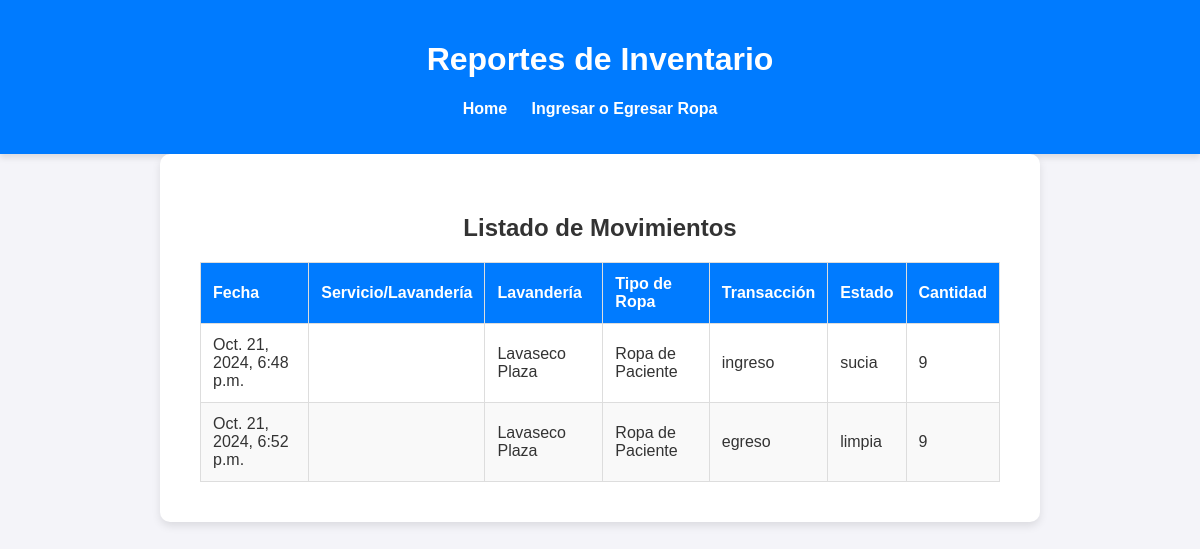
/reportes, run on an earlier commit of the app's database.
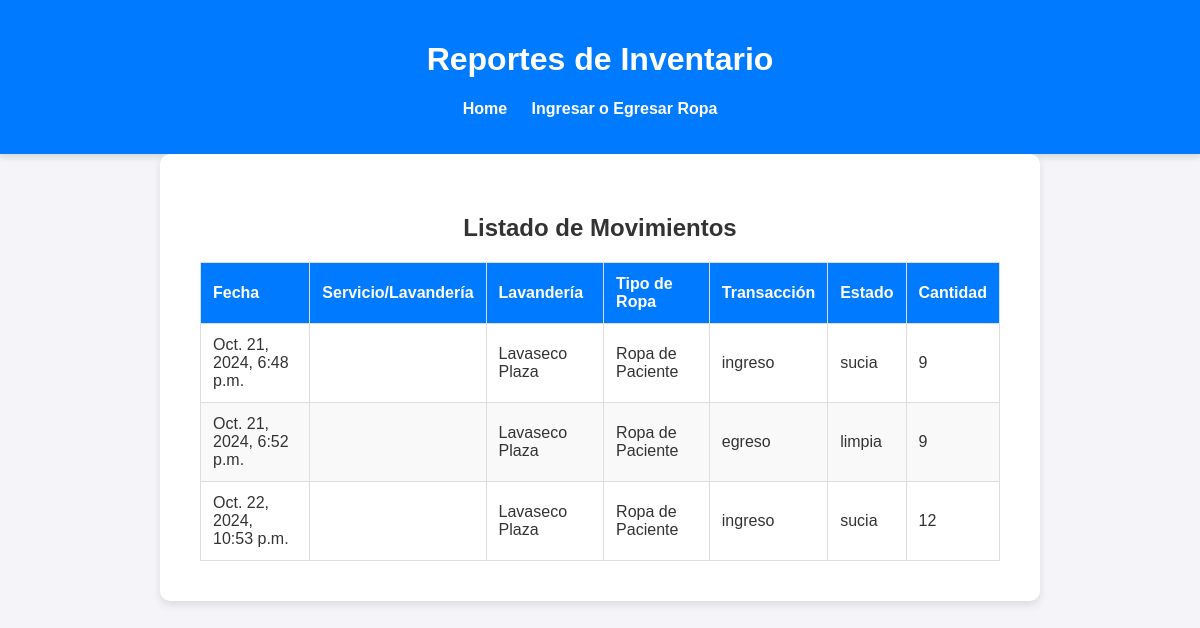
And on a later commit of the database.
### inventario/models.py (models this page shows, shortened)
class ClothingInventory(models.Model):
    TRANSACTION_TYPE_CHOICES = [
        ('ingreso', 'Ingreso'),
        ('egreso', 'Egreso'),
    ]
    CLOTHING_STATUS_CHOICES = [
        ('limpia', 'Limpia'),
        ('sucia', 'Sucia'),
    ]
    service = models.ForeignKey(ClinicalService, on_delete=models.CASCADE, null=True, blank=True)
    laundry = models.ForeignKey(ExternalLaundry, on_delete=models.CASCADE, null=True, blank=True)
    clothing_type = models.ForeignKey(ClothingType, on_delete=models.CASCADE)
    transaction_type = models.CharField(max_length=7, choices=TRANSACTION_TYPE_CHOICES)
    clothing_status = models.CharField(max_length=6, choices=CLOTHING_STATUS_CHOICES)
    cantidad = models.IntegerField()
    fecha_transaccion = models.DateTimeField(auto_now_add=True)

class ExternalLaundry(models.Model):
    nombre = models.CharField(max_length=255)
    contacto = models.CharField(max_length=255)
    telefono = models.CharField(max_length=15)
    direccion = models.CharField(max_length=255)
    email = models.EmailField()

class ClothingType(models.Model):
    nombre = models.CharField(max_length=255)

### inventario/views.py (the view)
# urls.py: path('reportes',generar_reportes,name="reportes")
def generar_reportes(request):
    reportajes = ClothingInventory.objects.all()
    context = {
        'reportajes': reportajes
    }
    return render(request, 'inventario/reportes.html', context)

### inventario/templates/inventario/reportes.html (shortened to what this page needs)
<!DOCTYPE html>
<html lang="es">
<head>
    {% load static %}
    <link rel="stylesheet" href="{% static 'css/style.css' %}">
</head>
<body>
    <header>
        <h1>Reportes de Inventario</h1>
        <nav>
            <ul>
                <li><a href="{% url 'inventario:home' %}">Home</a></li>
                <li><a href="{% url 'inventario:ingresoegreso' %}">Ingresar o Egresar Ropa</a></li>
            </ul>
        </nav>
    </header>
    <main>
        <h2>Listado de Movimientos</h2>
        <table>
            <thead>
                <tr>
                    <th>Fecha</th>
                    <th>Servicio/Lavandería</th>
                    <th>Lavandería</th>
                    <th>Tipo de Ropa</th>
                    <th>Transacción</th>
                    <th>Estado</th>
                    <th>Cantidad</th>
                </tr>
            </thead>
            <tbody>
                {% for reporte in reportajes %}
                <tr>
                    <td>{{ reporte.fecha_transaccion }}</td>
                    <td>{{ reporte.service.nombre|default_if_none:reporte.laundry.nombre }}</td>
                    <td>{{ reporte.laundry.nombre }}</td>
                    <td>{{ reporte.clothing_type.nombre }}</td>
                    <td>{{ reporte.transaction_type }}</td>
                    <td>{{ reporte.clothing_status }}</td>
                    <td>{{ reporte.cantidad }}</td>
                </tr>
                {% endfor %}
            </tbody>
        </table>
    </main>
</body>
</html>

What changed in the data, as far as the page shows it:
added ClothingInventory: fecha_transaccion "Oct. 22, 2024, 10:53 p.m.", laundry.nombre "Lavaseco Plaza", clothing_type.nombre "Ropa de Paciente", transaction_type "ingreso", clothing_status "sucia", cantidad "12"
